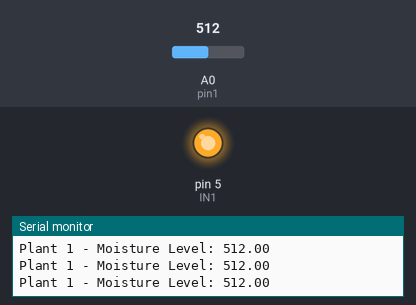
This sketch was run on a simulated Arduino Uno, built with avr-gcc and run on an emulated ATmega328P. On the bench: output pins drawn as LEDs (lit = HIGH), the last lines printed to the serial monitor. The inputs (shaded band) are chosen by the test bench; at power-on: A0 (pin1) = 512.

Above: at 1.7 s.
1.8 s: A0 (pin1) set to 465
4.8 s: A0 (pin1) set to 442
At 5.7 s:
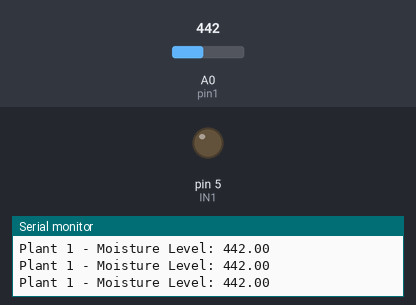
6.3 s: A0 (pin1) set to 460
At 7.5 s:
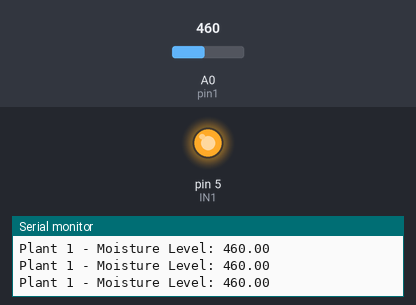
7.8 s: A0 (pin1) set to 440
At 8.1 s:
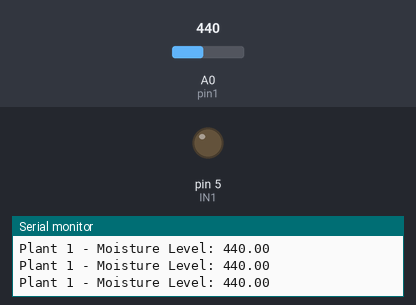
Timing chart, 0 to 10.8 s (numbered marks = the images above; inputs shaded):
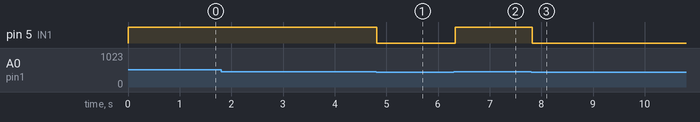

The sketch:

auto-water-irrigation.ino
```cpp
int IN1 = 5;

int pin1 = A0;

float sensor1Value = 0;

void setup(){
  Serial.begin(9600);

  pinMode(IN1, OUTPUT);
  pinMode(pin1, INPUT);
  digitalWrite(IN1, HIGH);

  delay(500);
}

void loop(){
  Serial.print("Plant 1 - Moisture Level: ");
  sensor1Value = analogRead(pin1);
  Serial.println(sensor1Value);

  if(sensor1Value > 450){
    digitalWrite(IN1, HIGH);
  } else {
    digitalWrite(IN1, LOW);
  }
}
```

Measured:
- the behaviour switches between 451 and 450 on A0 (pin1) (found by bisection; images 0 and 1)
- after the input at 4.8 s, pin 5 (IN1): HIGH → LOW at once
- after the input at 6.3 s, pin 5 (IN1): LOW → HIGH at once
- after the input at 7.8 s, pin 5 (IN1): HIGH → LOW at once
